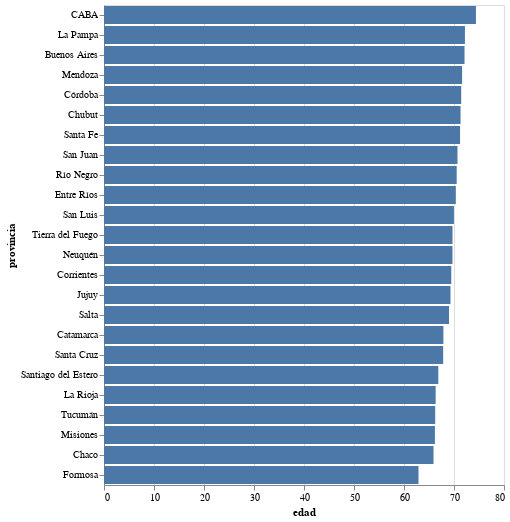

The cell this chart's notebook holds for it:
### Code cell
alt.Chart(df).mark_bar().encode(
    x='edad:Q',   
    # y='provincia:N'
    y=alt.Y('provincia:N', sort='-x')   
)

### Figure 1 — Vega-Lite specification as saved in the notebook (floating-point values rounded to 4 significant figures)
{"config": {"view": {"continuousWidth": 400, "continuousHeight": 300}}, "data": {"name": "data-c4a35b14fcdf42e2e0db2ecdbc939a81"}, "mark": "bar", "encoding": {"x": {"field": "edad", "type": "quantitative"}, "y": {"field": "provincia", "sort": "-x", "type": "nominal"}}, "$schema": "https://vega.github.io/schema/vega-lite/v4.17.0.json", "datasets": {"data-c4a35b14fcdf42e2e0db2ecdbc939a81": [{"provincia": "Buenos Aires", "edad": 72.1}, {"provincia": "CABA", "edad": 74.39}, {"provincia": "Catamarca", "edad": 67.88}, {"provincia": "Chaco", "edad": 65.91}, {"provincia": "Chubut", "edad": 71.31}, {"provincia": "Corrientes", "edad": 69.46}, {"provincia": "Córdoba", "edad": 71.44}, {"provincia": "Entre Ríos", "edad": 70.37}, {"provincia": "Formosa", "edad": 62.9}, {"provincia": "Jujuy", "edad": 69.29}, {"provincia": "La Pampa", "edad": 72.19}, {"provincia": "La Rioja", "edad": 66.33}, {"provincia": "Mendoza", "edad": 71.62}, {"provincia": "Misiones", "edad": 66.18}, {"provincia": "Neuquén", "edad": 69.7}, {"provincia": "Río Negro", "edad": 70.54}, {"provincia": "Salta", "edad": 69.0}, {"provincia": "San Juan", "edad": 70.7}, {"provincia": "San Luis", "edad": 69.98}, {"provincia": "Santa Cruz", "edad": 67.84}, {"provincia": "Santa Fe", "edad": 71.21}, {"provincia": "Santiago del Estero", "edad": 66.86}, {"provincia": "Tierra del Fuego", "edad": 69.7}, {"provincia": "Tucumán", "edad": 66.24}]}}
